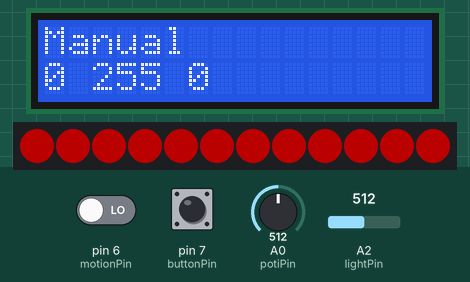
Recording of a sketch running on a simulated Arduino Uno, built with avr-gcc and run on an emulated ATmega328P. Parts: 16×2 character LCD, 12 RGB LEDs in strip order, left to right. Inputs (shaded band) come from the test bench; at power-on: pin 7 (buttonPin) LOW, A0 (potiPin) = 512, A2 (lightPin) = 512, pin 6 (motionPin) LOW. Dim RGB values are drawn brighter than linear.

Above: at 1.2 s.
1.3 s: pin 7 (buttonPin) pulled HIGH for 1 s
At 1.72 s:
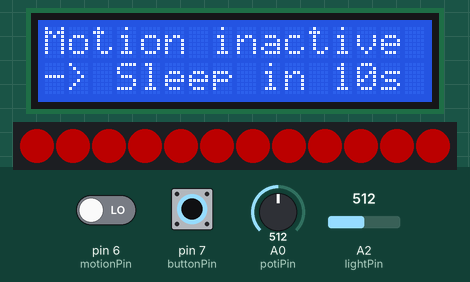
3.8 s: A0 (potiPin) set to 716
At 4.6 s:
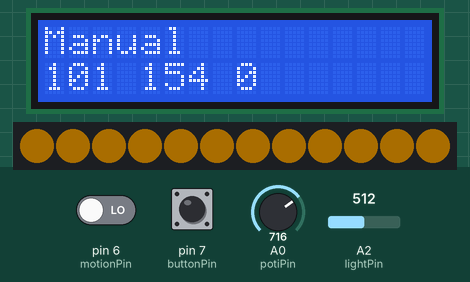
5.4 s: pin 7 (buttonPin) pulled HIGH for 0.3 s
At 6.7 s:
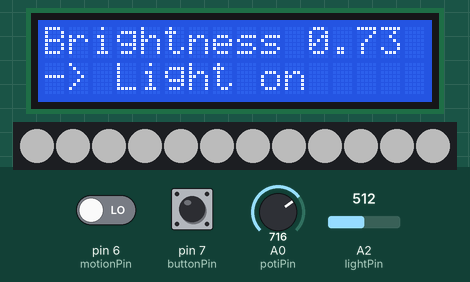
7.4 s: A2 (lightPin) set to 337
At 8.2 s:
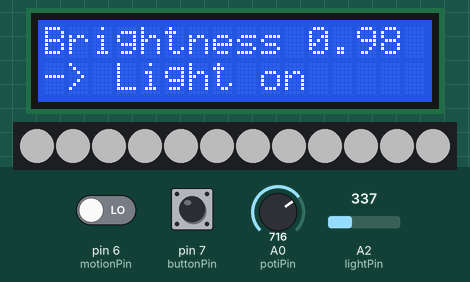
8.9 s: A2 (lightPin) set to 304
At 9.7 s:
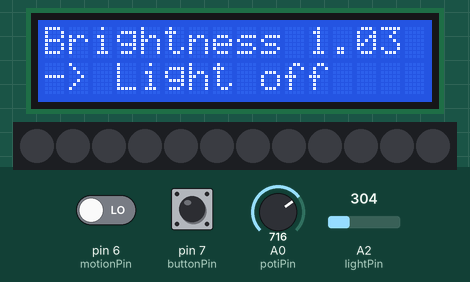
10.5 s: A2 (lightPin) set to 511
At 11.3 s:
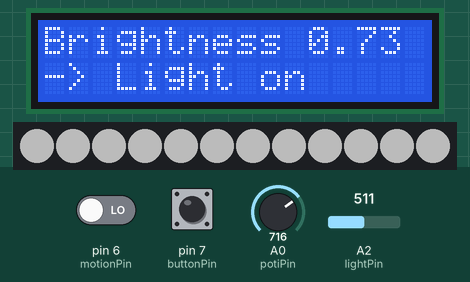
Timing chart, 0 to 13.0 s (numbered marks = the images above; inputs shaded):
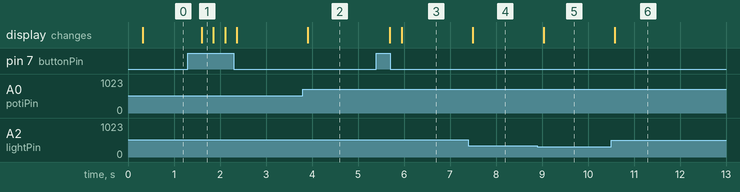

The sketch:

smartlight.ino
```cpp
#include <LiquidCrystal.h>
#include <Adafruit_NeoPixel.h>

//lcd
const int rs = 12, en = 11, d4 = 5, d5 = 4, d6 = 3, d7 = 2;
LiquidCrystal lcd(rs, en, d4, d5, d6, d7);

//neopixel
Adafruit_NeoPixel neo;

//delay of the looping method in milliseconds
const int loopDelay = 250;

//push button
const int buttonPin = 7;
int buttonState = 0;
const int numberOfModes = 4;
int currentMode = 1;

//poti
const int potiPin = 0;
float potiState = 0;

//temperature sensor
const int temperaturePin = 3;
const int temperatureTreshold = 20; //20 Celcius
int temperatureInput;
float temperature;
float resistance;

//light sensor
const int lightPin = 2;
const int lightTreshold = 700;
float light;

//motion sensor
const int motionPin = 6;
const int motionDelayDuration = 1000 * 10; //10s
int motionDelayCounter = motionDelayDuration / loopDelay;

//neopixel
const int neoPin = 8;

//rotary switches
const int switchPin1 = 0;
const int switchPin2 = 1;

//colors
uint32_t white = neo.Color(255, 255, 255);
uint32_t warmWhite = neo.Color(255, 150, 40);
const uint32_t black = neo.Color(0, 0, 0);

void setup() {
  lcd.begin(16, 2);
  lcd.setCursor(0, 0);

  neo = Adafruit_NeoPixel(12, neoPin, NEO_GRB + NEO_KHZ800);
  neo.begin();
  neo.setBrightness(75);
  neo.show();

  pinMode(buttonPin, INPUT);
}

void loop() {
  buttonState = digitalRead(buttonPin);
  if (buttonState == HIGH) {
    currentMode = currentMode + 1;

    if(currentMode > numberOfModes) {
      currentMode = 1;
    }
  }

  delay(loopDelay);

  if(currentMode == 1) {
    manualMode();
  } else if(currentMode == 2) {
    motionMode();
  } else if (currentMode == 3) {
    lightMode();
  } else {
    temperatureMode();
  }
}

void manualMode() {
  lcd.clear();
  lcd.setCursor(0, 0);
  lcd.print("Manual");

  potiState = analogRead(potiPin); //0-1023

  setPixelColor(mapToColor(potiState, 0, 1023));
}

void motionMode() {
  lcd.clear();
  lcd.setCursor(0, 0);

  if(getMotion()) {
    lcd.print("Motion active");

    setPixelColor(white);
    motionDelayCounter = motionDelayDuration / loopDelay;
  } else {
    lcd.print("Motion inactive");
    lcd.setCursor(0, 1);
    lcd.print("-> Sleep in ");
    lcd.print(motionDelayCounter * loopDelay / 1000);
    lcd.print("s");

    if(motionDelayCounter <= 0) {
      setPixelColor(black);
    } else {
      motionDelayCounter = motionDelayCounter - 1;
    }
  }
}

void lightMode() {
  float light = getLight();

  lcd.clear();
  lcd.setCursor(0, 0);
  lcd.print("Brightness ");
  lcd.print(light/lightTreshold);

  if(light > lightTreshold) {
    lcd.setCursor(0, 1);
    lcd.print("-> Light off");

    setPixelColor(black);
  } else {
    lcd.setCursor(0, 1);
    lcd.print("-> Light on");

    setPixelColor(white);
  }
}

void temperatureMode() {
  float temperature = getTemperature();

  lcd.clear();
  lcd.setCursor(0, 0);
  lcd.print("Temperature ");
  lcd.print(temperature);

  if(temperature > temperatureTreshold) {
    lcd.setCursor(0, 1);
    lcd.print("-> Warm light");

    setPixelColor(warmWhite);
  } else {
    lcd.setCursor(0, 1);
    lcd.print("-> Cool light");

    setPixelColor(white);
  }
}

//map a value which is between minimum and maximum to a neopixel color
uint32_t mapToColor(float value, float minimum, float maximum) {
  float ratio = 2 * (value - minimum) / (maximum - minimum);

  int blue = fmax(0, 255 * (1 - ratio));
  int red = fmax(0, 255 * (ratio - 1));
  int green = 255 - blue - red;

  lcd.setCursor(0, 1);
  lcd.print(red);
  lcd.print(" ");
  lcd.print(green);
  lcd.print(" ");
  lcd.print(blue);

  return neo.Color(green, red, blue);
}

//temperature in celcius
float getTemperature() {
  temperatureInput = analogRead(temperaturePin);
  resistance = (float) (1023 - temperatureInput) * 10000 / temperatureInput;
  return 1 / (log(resistance / 10000) / 3975 + (1 / 298.15)) - 273.15;
}

//light value between 0 (dark) and 1023 (bright)
float getLight() {
    return 1023 - analogRead(lightPin);
}

//motion value 0 or 1
int getMotion() {
  return digitalRead(motionPin);
}

//set the color of all pixels at once
void setPixelColor(int green, int red, int blue) {
  for(int i = 0; i < neo.numPixels(); i++) {
    neo.setPixelColor(i, green, red, blue);
  }

  neo.show();
}

//set the color of all pixels at once
void setPixelColor(uint32_t color) {
  for(int i = 0; i < neo.numPixels(); i++) {
    neo.setPixelColor(i, color);
  }

  neo.show();
}
```

Measured:
- the behaviour switches between 323 and 322 on A2 (lightPin) (found by bisection; images 4 and 5)
- after the input at 1.3 s, the display: changes after 0.30 s (image 1)
- after the input at 3.8 s, the display: changes after 0.10 s (image 2)
- after the input at 5.4 s, the display: first changes after 0.29 s (image 3 shows a later state)
- after the input at 7.4 s, the display: changes after 0.09 s (image 4)
- after the input at 8.9 s, the display: changes after 0.14 s (image 5)
- after the input at 10.5 s, the display: changes after 0.08 s (image 6)
